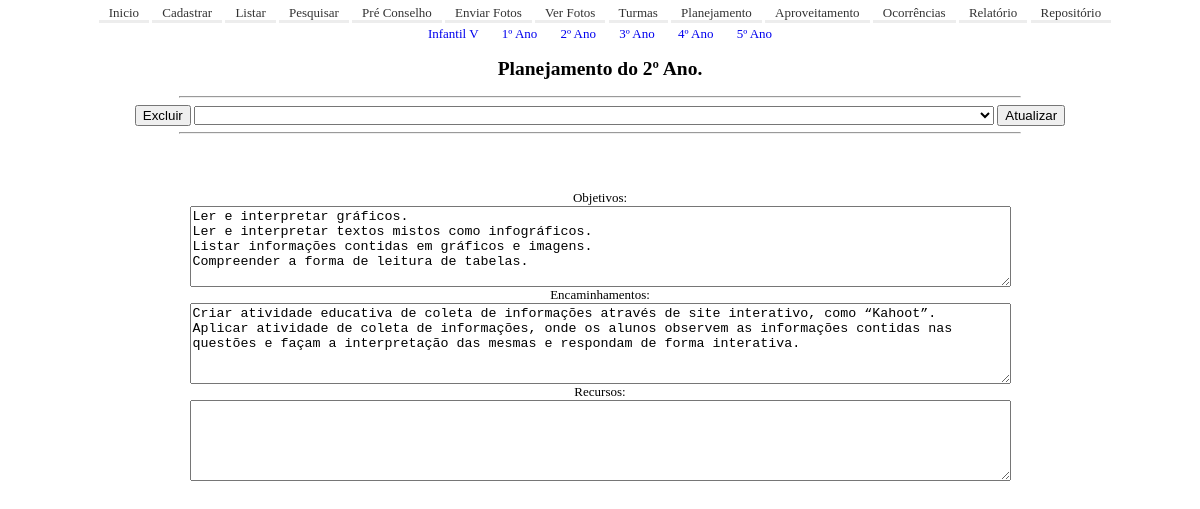
The app's page /editarPlanejamento.php?ano=2 with its own data.
### tables this page shows
CREATE TABLE `tb_planejamento` (
  `ID` int(11) NOT NULL,
  `turma` varchar(1) NOT NULL,
  `conteudo` varchar(5000) NOT NULL,
  `objetivo` varchar(5000) NOT NULL,
  `encaminhamento` varchar(5000) NOT NULL,
  `recurso` varchar(5000) NOT NULL
);

### editarPlanejamento.php (the view, shortened to what this page needs)
<?php
include './conf.php';
if($_SERVER['REQUEST_METHOD']=='GET') {
	if(isset($_GET['ano'])){
        $ano = $_SESSION['ano'];
		$sql = "select * from tb_planejamento where turma = $ano";
		$result = mysqli_query($connection, $sql);
   	while($row = mysqli_fetch_array($result,MYSQLI_ASSOC)) {
		$encaminhamento = $row['encaminhamento'];
        $objetivo = $row['objetivo'];
		}
	}
}
echo
	'<html>
	<head>
	<title>Editar Planejamento</title>
	</head>
	<body>
		<div align="center">
        <a href="editarPlanejamento.php?ano=0">Infantil V</a>
				<a href="editarPlanejamento.php?ano=1">1º Ano</a>
				<a href="editarPlanejamento.php?ano=2">2º Ano</a>
				<a href="editarPlanejamento.php?ano=3">3º Ano</a>
				<a href="editarPlanejamento.php?ano=4">4º Ano</a>
				<a href="editarPlanejamento.php?ano=5">5º Ano</a>
        <h2>'.$_SESSION['titulo'].'</h2><hr width="70%">
			<form method="POST" action="?ano='.$ano.'" onchange="form.submit()">
            <input type="submit" value="Excluir" name="excluir">
            <select style="width:800px;" size="1" name="conteudo" onchange="form.submit()">
            <option></option><option value="'.$row['ID'].'">'.$row['ID'].' - '.$row['conteudo'].'</option>'.$_SESSION['conteudo'].'</select>
            <input type="submit" value="Atualizar" name="atualizar"><hr width="70%">
            <br><h1>'.$tituloConteudo.'</h1><br>Objetivos:<br>
            <textarea rows="5"  name="objetivo" cols="100">'.$objetivo.'</textarea>
            <br>Encaminhamentos:<br>
            <textarea rows="5"  name="encaminhamento" cols="100">'.$encaminhamento.'</textarea>
            <br>Recursos:<br>
            <textarea rows="5"  name="recurso" cols="100">'.$recurso.'</textarea>
		    </form>
        </div>
	</body>
</html>
';
?>

### main.css (style rules this page uses)
html, body { min-height: 100%; height: 100%; }
body { font-family: monospace; font:80% Tahoma; margin: 0; padding: 0; font-size: 13px; }
a:link { text-decoration: none; padding: 0px 10px; }

### records on screen
tb_planejamento: objetivo "Ler e interpretar gráficos. Ler e interpretar textos mistos como infográficos. Listar informações contidas em gráficos e imagens. Compreender a forma de leitura de tabelas.", encaminhamento "Criar atividade educativa de coleta de informações através de site interativo, como “Kahoot”. Aplicar atividade de coleta de informações, onde os alunos observem as informações contidas nas questões e façam a interpretação das mesmas e respondam de forma interativa."

### other values on screen
$_SESSION['titulo'] "Planejamento do 2º Ano."
